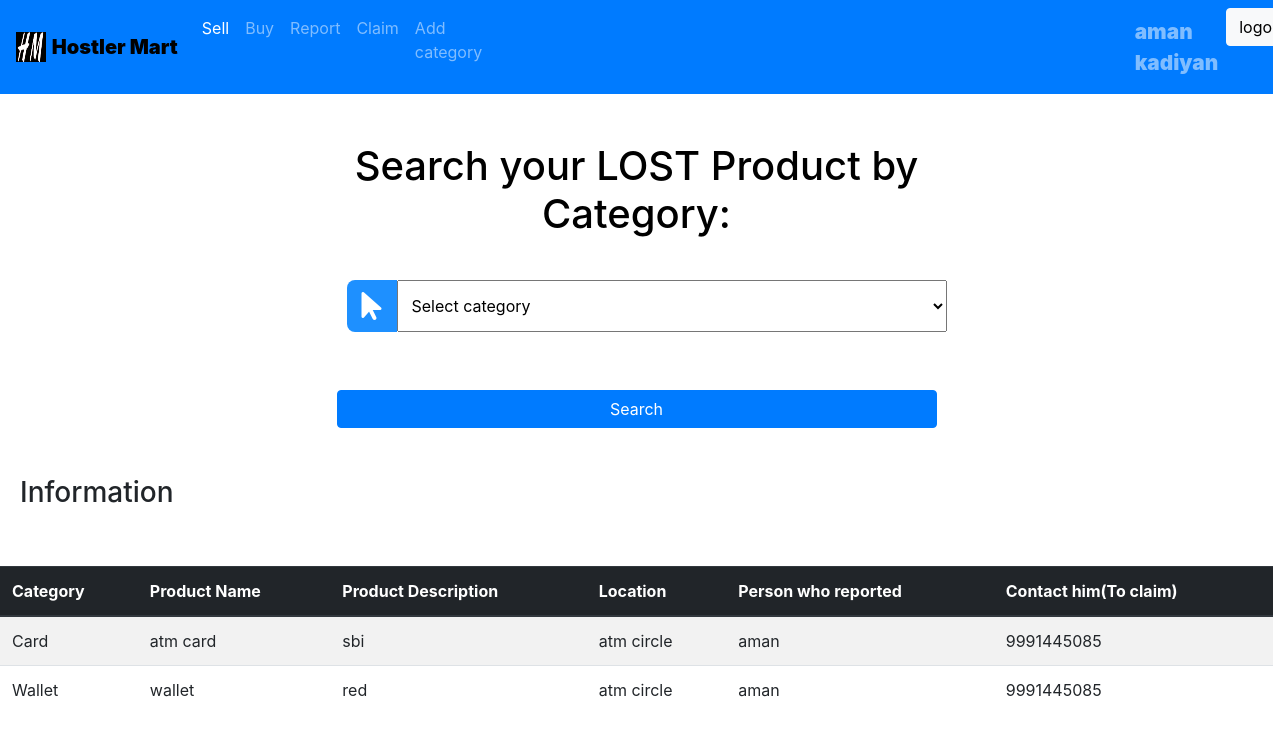
/claim_product.php (signed in), run on the app's committed database.
### tables this page shows
CREATE TABLE `users` (
  `user_id` int(11) NOT NULL,
  `fname` varchar(20) NOT NULL,
  `midname` varchar(20) DEFAULT NULL,
  `lname` varchar(20) NOT NULL,
  `uname` varchar(45) NOT NULL,
  `contact` decimal(10,0) NOT NULL,
  `email` varchar(40) NOT NULL,
  `pw` varchar(30) NOT NULL,
  `address` varchar(255) NOT NULL
);

CREATE TABLE `foundproduct` (
  `prod_id` int(11) NOT NULL,
  `prod_name` varchar(120) NOT NULL,
  `prod_desc` varchar(255) NOT NULL,
  `location` varchar(255) NOT NULL,
  `category_name` varchar(30) NOT NULL,
  `user_id` int(11) NOT NULL,
  `contact` decimal(10,0) NOT NULL
);

### claim_product.php (the view, shortened to what this page needs)
<?php
	include 'config.php';
?>
<!DOCTYPE html>
<html lang="en">
<head>
	<link rel="stylesheet" href="css/user_page.css">
	<link rel="stylesheet" href="https://maxcdn.bootstrapcdn.com/bootstrap/4.0.0/css/bootstrap.min.css">
</head>
<body>
<nav class="navbar navbar-dark bg-primary navbar-expand-lg">
	<a class="navbar-brand" href="#">
    <img src="images/logo.jpg" width="30" height="30" class="d-inline-block align-top" alt="">
    <span class="nav-brand1">Hostler Mart</span>
  </a>
  <div  id="navbarSupportedContent" >
    <ul class="navbar-nav mr-auto">
      <li class="nav-item active">
        <a class="nav-link" href="sellsection.php">Sell <span class="sr-only">(current)</span></a>
      </li>
      <li class="nav-item">
        <a class="nav-link" href="buysection.php">Buy</a>
      </li>
      <li class="nav-item">
        <a class="nav-link " href="report_product.php">Report</a>
      </li>
	  <li class="nav-item">
        <a class="nav-link " href="claim_product.php">Claim</a>
      </li>
	  <li class="nav-item">
        <a class="nav-link " href="add_cat.php">Add category</a>
	  </li>
	  <li class="nav-item usern">
		  <a class="nav-link usera" href="user_page.php">
	  	<?php
        $query=mysqli_query($dbconn,"SELECT * FROM `users` WHERE user_id='".$_SESSION['id']."'");
        $row=mysqli_fetch_array($query);
        echo ''.$row['fname'].' '.$row['lname'].'';;
		?>
		</a>
      </li>
	  <li class="nav-item">
        <button class=" btn btn-light" ><a href="logout.php" class="logout">logout</a></button>
      </li>
    </ul>
	</div>
	</nav>
	<br><br>
	<form action="claim_search.php" method="POST" style="max-width:600px;margin:auto">
	<h1 class="heading">Search your LOST Product by Category:</h1>
	<br>
	<div class="input-container">
        <i class="fas fa-mouse-pointer icon fa-2x"></i>
          <select class="input-field" name="category" id="category" required placeholder="Category">
          <option value="" selected data-default>Select category</option>
        </select>
    </div>
		<br><br>
		<button type="submit" name="submit" value="Search" class="btn btn-primary btnsell">Search</button><br>
	</form>
<br><br>
	<h3 style="margin-left:20px;">Information</h3>
	<?php
		include 'config.php';
		$query = "SELECT * FROM foundproduct ORDER BY prod_name ASC";
        $result = mysqli_query($dbconn,$query);
	?>
	<br>
	<br>
	<table class="table table-striped">
		<thead class="thead-dark">
		<tr>
			<th>Category</th>
			<th>Product Name</th>
			<th>Product Description</th>
			<th>Location</th>
			<th>Person who reported</th>
			<th>Contact him(To claim)</th>
		</tr>
		</thead>
		<?php
		if($result)
		{
            while($res = mysqli_fetch_array($result)) {
            echo "<tr>";
            echo "<td>".$res['category_name']."</td>";
            echo "<td>".$res['prod_name']."</td>";
            echo "<td>".$res['prod_desc']."</td>";
            echo "<td>".$res['location']."</td>";
            $uid = $res['user_id'];
            $query1 = "SELECT fname FROM users WHERE user_id = '$uid' ";
            $result1 = mysqli_query($dbconn,$query1);
            $row = mysqli_fetch_array($result1);
            echo "<td>".$row['fname']."</td>";
            echo "<td>".$res['contact']."</td>";
        }
    }
		?>
	</table>
</body>
</html>

### css/user_page.css (style rules this page uses)
.usern { margin-left: 50vw; color:black; }
.nav-brand1 { color: black; font-weight: 900; }
.logout { text-decoration: none; color: black; }
.usera { color: black; font-weight: 900; font-size: 1.3rem; }
.heading { text-align: center; font-size: 40px; color:black ; }
.input-container { width:100%; display: -ms-flexbox; display: flex; margin: 10px; border-radius: 8px; }
.input-field { width: 100%; padding: 10px; outline: none; }
.icon { padding: 10px; background: dodgerblue; color: white; min-width: 50px; text-align: center; border-bottom-left-radius: 8px; border-top-left-radius: 8px; }
.btnsell { width: 600px; margin: auto; text-align: center; }

### data on the page
users: fname "aman", lname "kadiyan"
foundproduct: category_name "Card", prod_name "atm card", prod_desc "sbi", location "atm circle", users.fname "aman", contact "9991445085"
foundproduct: category_name "Wallet", prod_name "wallet", prod_desc "red", location "atm circle", users.fname "aman", contact "9991445085"
